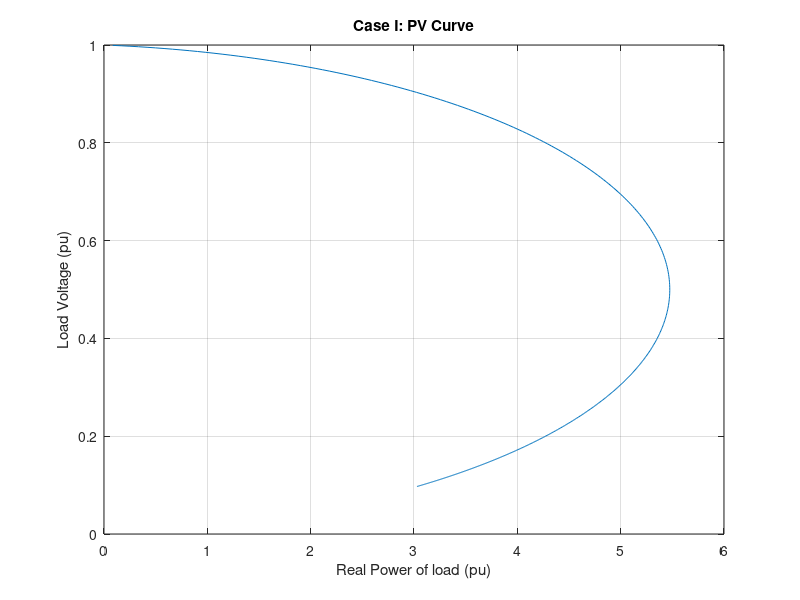

The MATLAB source for this figure: (Note: this script raises an error after producing the figure.)
%% ECE 4712 - Project 3
% Problem 1
% Consider a simple circuit consisting of a 110V (single phase) source 
% connected to a load through a transmission line of impedance 0.1+j1 ohms.
% There are 500 load impedances that are switched ON one at a time. Express
% the circuit in per unit using a base of 110V and 1 KVA. Calculate the 
% load voltage, load power and load reactive power as the loads are 
% switched ON. Plot the load voltage as a function of load (real) power.
%   Case I: Each load impedance is a standard light bulb rated 100W, 120V
%   Case II: Each load impedance is a fluorescent tube light rated 100W, 
%           120V. Assume power factor of 0.8 lagging.
%% initialize given
clear; clc;
% base units
V_base = 110; S_base = 1000;
Z_base = V_base^2 / S_base;

% single phase source
Vs = 110; %Volts 
Vs = Vs/V_base; %pu

% impedance of transmission line
Z_line = 0.1 + 1j; % ohms
Z_line = Z_line/Z_base; %pu

% number of load impedences
num_load = 0:500;

%% Case I: standard light bulb rated 100W, 120V

P_bulb = 100; % Watts
V_bulb = 120; % Volts

P_bulb = P_bulb/S_base; % pu
V_bulb = V_bulb/V_base; % pu 


Z_bulb = V_bulb^2 / P_bulb; 
Z_load = Z_bulb./num_load;
Z_total = Z_load + Z_line; 

% Current from source
I = Vs./Z_total;

% Voltage load
V_load = I.*Z_load;

% Real and Reactive power of load
P_load = real(V_load.*conj(I));
Q_load = imag(V_load.*conj(I));

% plot load voltage as a function of real load power
figure(1)
plot(P_load,V_load)
xlabel('Real Power of load (pu)')
ylabel('Load Voltage (pu)')
title('Case I: PV Curve')
grid on;
parkit(0); % function to dock all figures --written by Dr. Obeid

% display calculations
V_load(end-1)


%% Case II: fluorescent tube light rated 100W, 120V, and pf 0.8 lagging
P_tube = 100; % Watts
V_tube = 120; % Volts

% convert to power and voltage of tube light to pu
P_tube = P_tube/S_base;
V_tube = V_tube/V_base;

% power factor of the fluorescent tube light
pf_tube = 0.8;
angle = acos(0.8)
Z_tube = V_tube^2 / P_tube;
Z_tube = abs(Z_tube)*cos(angle) + 1i*abs(Z_tube)*sin(angle)
Zl_tube = Z_tube./num_load

Zt_tube = Z_line + Zl_tube

I2 = Vs./Zt_tube
Vload_t = I2.*Zl_tube
Pload_t = real(Vload_t.*conj(I2))
Qload_t = imag(Vload_t.*conj(I2))
figure(2)
plot(Pload_t,Vload_t)
xlabel('Real Power of load (pu)')
ylabel('Load Voltage (pu)')
title('Case II: PV Curve')
grid on;
parkit(0);
%% Comparison between Case I and Case II
figure(3)
plot(P_load,V_load)
xlabel('Real Power of load (pu)')
ylabel('Load Voltage (pu)')
title('Comparison')
hold on;
grid on;
plot(Pload_t,Vload_t)
hold off
legend('Standard light bulb', 'Fluorescent light tube, pf of 0.8 lagging')
parkit(0)
%% 2 (a)
clear; clc;
kV_LL = 345; %line voltage in kV
S_base = 100; % MVAthree phase
Z_base = kV_LL^2/S_base;

V1 = ones(1,11).*0.6;
V2 = [0.7812 0.7733 0.7652 0.7568 0.748 0.7389 0.7294 0.7194 0.7089 0.6979 0.6863];
V3 = ones(1,11);
V4 = [0.8712 0.8712 0.8712 0.8712 0.8711 0.8711 0.871 0.871 0.8709 0.8708 0.8707];
S = [abs(0+0i) abs(40+30i) abs(80+60i) abs(120+90i) abs(160+120i) ...
  abs(200+150i) abs(240+180i) abs(280+210i) abs(320+240i) abs(360+270i) abs(400+300i)];

plot(S./S_base, V1)
hold on;
plot(S./S_base, V2)
plot(S./S_base, V3)
plot(S./S_base, V4)
hold off;
grid on;
ylim([0.4,1.05])
title('V(S)')
xlabel('S (pu)')
ylabel('V_{bus} (pu)')
legend('V_1','V_2','V_3','V_4')
parkit(0);

%% 2 (b)
I_base = (100e6)/(345e3);
I12 = [972 946 924 907 895 890 890 898 912 934 964];
I13 = [1069 1073 1079 1085 1091 1099 1107 1117 1127 1138 1151];
I14 = [105 107 108 110 111 113 115 117 119 121 123];
I23 = [972 1003 1036 1071 1109 1148 1189 1233 1280 1329 1382];
I34 = [536 534 533 532 531 529 528 527 526 525 524];
S = [abs(0+0i) abs(40+30i) abs(80+60i) abs(120+90i) abs(160+120i) ...
  abs(200+150i) abs(240+180i) abs(280+210i) abs(320+240i) abs(360+270i) abs(400+300i)];
plot(S./S_base, I12./I_base)
hold on;
plot(S./S_base, I13./I_base)
plot(S./S_base, I14./I_base)
plot(S./S_base, I23./I_base)
plot(S./S_base, I34./I_base)
hold off;
grid on;
% ylim([0.4,1.05])
title('I(S)')
xlabel('S (pu)')
ylabel('Line flow, I (pu)')
legend('I_{12}','I_{13}','I_{14}','I_{23}', 'I_{34}')
parkit(0);
% %%
% P1 = [103 144 184 225 266 308 350 392 434 477 519];
% P2 = [  0  40  80 120 160 200 240 280 320 360 400];
% P3 = [150 150 150 150 150 150 150 150 150 150 150];
% P4 = [200 200 200 200 200 200 200 200 200 200 200];





